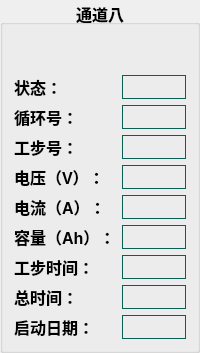
              <widget class="QGroupBox" name="groupBox_6">
               <property name="font">
                <font>
                 <pointsize>12</pointsize>
                 <bold>true</bold>
                </font>
               </property>
               <property name="title">
                <string>通道八</string>
               </property>
               <property name="alignment">
                <set>Qt::AlignCenter</set>
               </property>
               <property name="flat">
                <bool>false</bool>
               </property>
               <property name="checkable">
                <bool>false</bool>
               </property>
               <layout class="QGridLayout" name="gridLayout_15">
                <property name="topMargin">
                 <number>50</number>
                </property>
                <item row="4" column="0">
                 <widget class="QLabel" name="label_252">
                  <property name="styleSheet">
                   <string notr="true">border: none;</string>
                  </property>
                  <property name="text">
                   <string>电流（A）：</string>
                  </property>
                 </widget>
                </item>
                <item row="3" column="0">
                 <widget class="QLabel" name="label_253">
                  <property name="styleSheet">
                   <string notr="true">border: none;</string>
                  </property>
                  <property name="text">
                   <string>电压（V）：</string>
                  </property>
                 </widget>
                </item>
                <item row="0" column="1">
                 <widget class="QLabel" name="label_254">
                  <property name="styleSheet">
                   <string notr="true">border:1px solid #0A5E53;</string>
                  </property>
                  <property name="text">
                   <string/>
                  </property>
                 </widget>
                </item>
                <item row="7" column="1">
                 <widget class="QLabel" name="label_255">
                  <property name="styleSheet">
                   <string notr="true">border:1px solid #0A5E53;</string>
                  </property>
                  <property name="text">
                   <string/>
                  </property>
                 </widget>
                </item>
                <item row="5" column="0">
                 <widget class="QLabel" name="label_256">
                  <property name="styleSheet">
                   <string notr="true">border: none;</string>
                  </property>
                  <property name="text">
                   <string>容量（Ah）：</string>
                  </property>
                 </widget>
                </item>
                <item row="6" column="1">
                 <widget class="QLabel" name="label_257">
                  <property name="styleSheet">
                   <string notr="true">border:1px solid #0A5E53;</string>
                  </property>
                  <property name="text">
                   <string/>
                  </property>
                 </widget>
                </item>
                <item row="2" column="0">
                 <widget class="QLabel" name="label_258">
                  <property name="styleSheet">
                   <string notr="true">border: none;</string>
                  </property>
                  <property name="text">
                   <string>工步号：</string>
                  </property>
                 </widget>
                </item>
                <item row="2" column="1">
                 <widget class="QLabel" name="label_259">
                  <property name="styleSheet">
                   <string notr="true">border:1px solid #0A5E53;</string>
                  </property>
                  <property name="text">
                   <string/>
                  </property>
                 </widget>
                </item>
                <item row="3" column="1">
                 <widget class="QLabel" name="label_260">
                  <property name="styleSheet">
                   <string notr="true">border:1px solid #0A5E53;</string>
                  </property>
                  <property name="text">
                   <string/>
                  </property>
                 </widget>
                </item>
                <item row="7" column="0">
                 <widget class="QLabel" name="label_261">
                  <property name="styleSheet">
                   <string notr="true">border: none;</string>
                  </property>
                  <property name="text">
                   <string>总时间：</string>
                  </property>
                 </widget>
                </item>
                <item row="0" column="0">
                 <widget class="QLabel" name="label_262">
                  <property name="styleSheet">
                   <string notr="true">border: none;</string>
                  </property>
                  <property name="text">
                   <string>状态：</string>
                  </property>
                 </widget>
                </item>
                <item row="1" column="0">
                 <widget class="QLabel" name="label_263">
                  <property name="styleSheet">
                   <string notr="true">border: none;</string>
                  </property>
                  <property name="text">
                   <string>循环号：</string>
                  </property>
                 </widget>
                </item>
                <item row="5" column="1">
                 <widget class="QLabel" name="label_264">
                  <property name="styleSheet">
                   <string notr="true">border:1px solid #0A5E53;</string>
                  </property>
                  <property name="text">
                   <string/>
                  </property>
                 </widget>
                </item>
                <item row="4" column="1">
                 <widget class="QLabel" name="label_265">
                  <property name="styleSheet">
                   <string notr="true">border:1px solid #0A5E53;</string>
                  </property>
                  <property name="text">
                   <string/>
                  </property>
                 </widget>
                </item>
                <item row="6" column="0">
                 <widget class="QLabel" name="label_266">
                  <property name="styleSheet">
                   <string notr="true">border: none;</string>
                  </property>
                  <property name="text">
                   <string>工步时间：</string>
                  </property>
                 </widget>
                </item>
                <item row="1" column="1">
                 <widget class="QLabel" name="label_267">
                  <property name="styleSheet">
                   <string notr="true">border:1px solid #0A5E53;</string>
                  </property>
                  <property name="text">
                   <string/>
                  </property>
                 </widget>
                </item>
                <item row="8" column="1">
                 <widget class="QLabel" name="label_268">
                  <property name="styleSheet">
                   <string notr="true">border:1px solid #0A5E53;</string>
                  </property>
                  <property name="text">
                   <string/>
                  </property>
                 </widget>
                </item>
                <item row="8" column="0">
                 <widget class="QLabel" name="label_269">
                  <property name="styleSheet">
                   <string notr="true">border: none;</string>
                  </property>
                  <property name="text">
                   <string>启动日期：</string>
                  </property>
                 </widget>
                </item>
               </layout>
              </widget>
